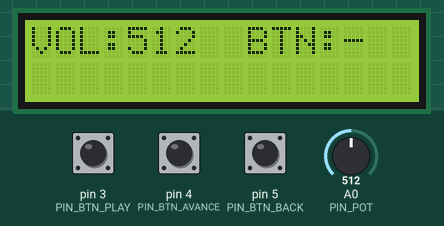
Simulated run of this sketch. Board: Arduino Uno, built with avr-gcc and run on an emulated ATmega328P. On the bench: 16×2 character LCD. Inputs (shaded band) come from the test bench; at power-on: pin 3 (PIN_BTN_PLAY) HIGH, pin 4 (PIN_BTN_AVANCE) HIGH, pin 5 (PIN_BTN_BACK) HIGH, A0 (PIN_POT) = 512. What the sketch prints to the serial monitor is not drawn.

Above: at 2.2 s.
2.3 s: pin 3 (PIN_BTN_PLAY) pulled LOW for 0.15 s
At 3.5 s:
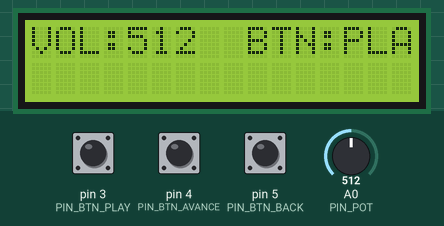
3.9 s: pin 4 (PIN_BTN_AVANCE) pulled LOW for 0.15 s
At 4.8 s:
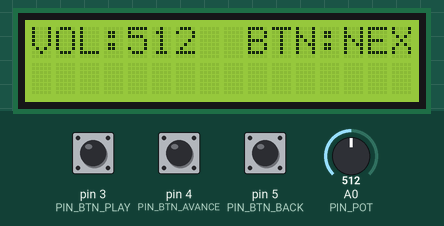
5.5 s: pin 5 (PIN_BTN_BACK) pulled LOW for 0.15 s
At 5.9 s:
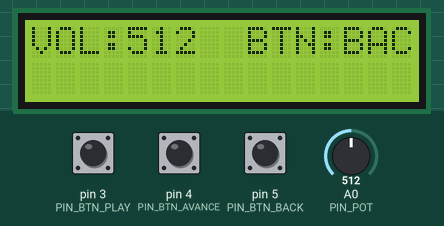
7.1 s: A0 (PIN_POT) set to 716
At 8.3 s:
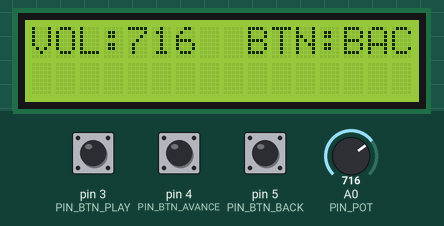
8.6 s: pin 3 (PIN_BTN_PLAY) pulled LOW for 1 s
At 9.1 s:
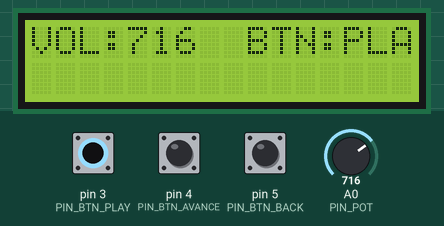
11.1 s: pin 4 (PIN_BTN_AVANCE) pulled LOW for 1 s
At 11.6 s:
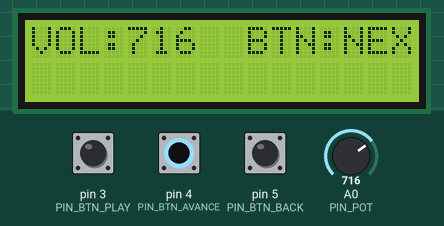
Timing chart, 0 to 14.1 s (numbered marks = the images above; inputs shaded):
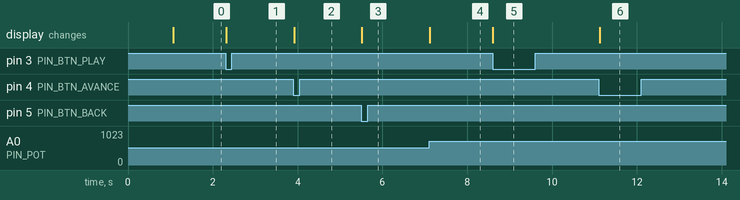

The sketch:

ArduinoNano.ino
```cpp
#include <IRremote.hpp>
#include <LiquidCrystal.h>
#include <Keypad.h>

// RS, E, D4, D5, D6, D7
LiquidCrystal lcd(7, 8, 9, 10, 11, 12);

// ── PINOS
#define PIN_POT        A0
#define PIN_IR         2
#define PIN_BTN_PLAY   3
#define PIN_BTN_AVANCE 4
#define PIN_BTN_BACK   5

// ── ESTADOS
int lastBtn1 = HIGH;
int lastBtn2 = HIGH;
int lastBtn3 = HIGH;

int lastPot = -1;
String ultimoBotao = "-";
String ultimoIR = "-";

// Teclado 4 X 3
const byte LINHAS = 4;
const byte COLUNAS = 3;

char teclas[LINHAS][COLUNAS] = {
  {'1','2','3'},
  {'4','5','6'},
  {'7','8','9'},
  {'*','0','#'}
};

byte pinosLinhas[LINHAS] = {9, 8, 7, 6};
byte pinosColunas[COLUNAS] = {12, 11, 10};

Keypad keypad = Keypad(makeKeymap(teclas), pinosLinhas, pinosColunas, LINHAS, COLUNAS);

void setup() {
  Serial.begin(9600);

  pinMode(PIN_BTN_PLAY, INPUT_PULLUP);
  pinMode(PIN_BTN_AVANCE, INPUT_PULLUP);
  pinMode(PIN_BTN_BACK, INPUT_PULLUP);

  IrReceiver.begin(PIN_IR, ENABLE_LED_FEEDBACK);

  lcd.begin(16, 2);

  lcd.setCursor(0, 0);
  lcd.print("Iniciando...");
  delay(1000);
  lcd.clear();
}

void loop() {

  // 🎚️ POT
  int pot = analogRead(PIN_POT);

  if (abs(pot - lastPot) > 10) {
    Serial.print("POT:");
    Serial.println(pot);

    lastPot = pot;

    lcd.setCursor(0, 0);
    lcd.print("VOL:");
    lcd.print(pot);
    lcd.print("     ");
  }

  // 🔘 PLAY
  int b1 = digitalRead(PIN_BTN_PLAY);
  if (b1 == LOW && lastBtn1 == HIGH) {
    Serial.println("BUTTON1:1");

    ultimoBotao = "PLAY";
  }
  lastBtn1 = b1;

  // 🔘 NEXT
  int b2 = digitalRead(PIN_BTN_AVANCE);
  if (b2 == LOW && lastBtn2 == HIGH) {
    Serial.println("BUTTON2:1");

    ultimoBotao = "NEXT";
  }
  lastBtn2 = b2;

  // 🔘 BACK
  int b3 = digitalRead(PIN_BTN_BACK);
  if (b3 == LOW && lastBtn3 == HIGH) {
    Serial.println("BUTTON3:1");

    ultimoBotao = "BACK";
  }
  lastBtn3 = b3;

  // Atualiza botão na tela
  lcd.setCursor(9, 0);
  lcd.print("BTN:");
  lcd.print(ultimoBotao);
  lcd.print(" ");

  // 📡 IR
  if (IrReceiver.decode()) {

    unsigned long codigo = IrReceiver.decodedIRData.decodedRawData;

    Serial.print("IR:");
    Serial.println(codigo, HEX);

    ultimoIR = String(codigo, HEX);

    lcd.setCursor(0, 1);
    lcd.print("IR:");
    lcd.print(ultimoIR);
    lcd.print("     ");

    IrReceiver.resume();
  }

  // KeyPad
  char tecla = keypad.getKey();

  if (tecla) {
    Serial.print("KEY:");
    Serial.println(tecla);
  }

  delay(20);
}
```

Measured:
- after the input at 2.3 s, the display: changes at once (image 1)
- after the input at 3.9 s, the display: changes at once (image 2)
- after the input at 5.5 s, the display: changes at once (image 3)
- after the input at 7.1 s, the display: changes at once (image 4)
- after the input at 8.6 s, the display: changes at once (image 5)
- after the input at 11.1 s, the display: changes at once (image 6)
